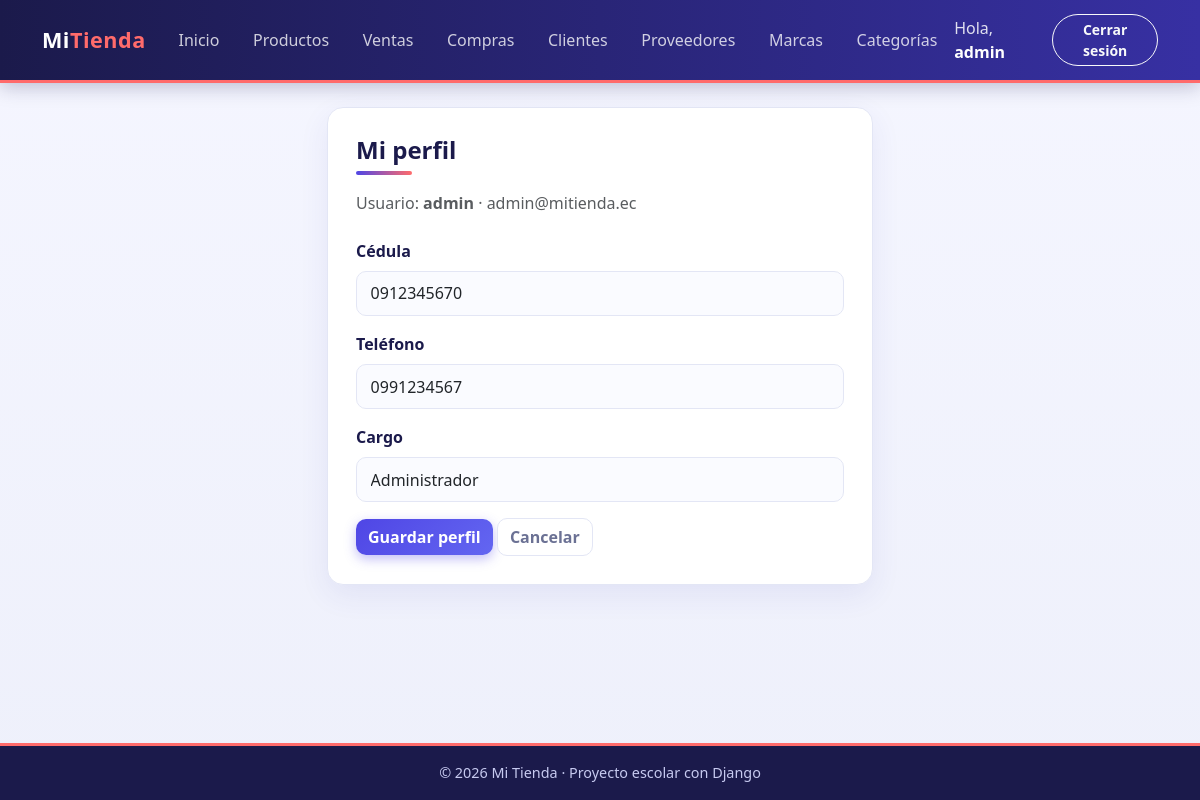
Screenshot of /facturacion/mi-perfil/ (signed in) with the database file from the repository.
### facturacion/models.py (models this page shows, shortened)
class ModeloBase(models.Model):
    user = models.ForeignKey(                    # 1:N con User: un usuario registra muchos registros
        User,
        on_delete=models.SET_NULL,               # Si borran al usuario, el registro se queda con user vacío
        null=True,                               # SET_NULL necesita que la columna acepte NULL
        blank=True,
        editable=False,                          # No aparece en formularios: lo llena la VISTA, no la persona
        related_name="%(class)s_registrados",    # %(class)s = nombre del modelo → user.producto_registrados
        verbose_name="Registrado por",
    )
    fecha_creacion = models.DateTimeField("Fecha de creación", auto_now_add=True)   # Se llena sola al CREAR
    fecha_modificacion = models.DateTimeField("Última modificación", auto_now=True) # Se actualiza sola en CADA save()
    class Meta:
        abstract = True                          # ← LA CLAVE: modelo "molde", sin tabla propia

class Perfil(ModeloBase):
    usuario = models.OneToOneField(User, on_delete=models.CASCADE, related_name="perfil")
    cedula = models.CharField("Cédula", max_length=10, blank=True)
    telefono = models.CharField("Teléfono", max_length=15, blank=True)
    cargo = models.CharField(max_length=50, blank=True)
    class Meta:
        verbose_name = "Perfil"
        verbose_name_plural = "Perfiles"

### facturacion/views.py (the view)
# urls.py: path("mi-perfil/", views.MiPerfilView.as_view(), name="mi_perfil"),
class MiPerfilView(LoginRequiredMixin, UsuarioRegistroMixin, SuccessMessageMixin, UpdateView):
    model = Perfil
    form_class = PerfilForm
    template_name = "facturacion/mi_perfil.html"
    success_url = reverse_lazy("facturacion:mi_perfil")    # se queda en la misma página al guardar
    success_message = "Tu perfil se actualizó."
    extra_context = {"titulo": "Mi perfil", "boton": "Guardar perfil"}
    def get_object(self, queryset=None):                   # en vez de buscar por pk en la URL...
        perfil, creado = Perfil.objects.get_or_create(usuario=self.request.user)   # ...el del usuario conectado
        return perfil                                      # (si aún no tenía perfil, se crea vacío)

### facturacion/forms.py (shortened to what this page needs)
class PerfilForm(forms.ModelForm):
    class Meta:
        model = Perfil
        fields = ["cedula", "telefono", "cargo"]       # "usuario" NO va: siempre es quien tiene la sesión
        widgets = {
            "cedula": forms.TextInput(attrs={"class": "form-control", "maxlength": "10"}),
            "telefono": forms.TextInput(attrs={"class": "form-control"}),
            "cargo": forms.TextInput(attrs={"class": "form-control", "placeholder": "Ej: Vendedor"}),
        }

### facturacion/templates/facturacion/mi_perfil.html (shortened to what this page needs)
{% extends "base.html" %}
{% block contenido %}
<div class="row justify-content-center">
    <div class="col-lg-6">
        <div class="tarjeta">
            <h1 class="h4 titulo-pagina mb-3">{{ titulo }}</h1>
            <p class="text-muted mb-4">Usuario: <b>{{ user.username }}</b>{% if user.email %} · {{ user.email }}{% endif %}</p>
            <form method="post" novalidate>
                {% for campo in form %}
                    <div class="mb-3">
                        <label class="form-label fw-semibold" for="{{ campo.id_for_label }}">{{ campo.label }}</label>
                        {{ campo }}
                    </div>
                {% endfor %}
                <button type="submit" class="btn btn-principal">{{ boton }}</button>
                <a href="{% url 'home' %}" class="btn btn-outline-secondary">Cancelar</a>
            </form>
        </div>
    </div>
</div>
{% endblock %}

### templates/base.html (shortened to what this page needs)
{% load static %}
<!DOCTYPE html>
<html lang="es">
<head>
    <link href="https://cdn.jsdelivr.net/npm/bootstrap@5.3.3/dist/css/bootstrap.min.css" rel="stylesheet">
    <link rel="stylesheet" href="{% static 'css/estilos.css' %}">
</head>
<body>
    <nav class="navbar navbar-expand-lg navbar-dark barra">
        <div class="container">
            <a class="navbar-brand fw-bold" href="{% url 'home' %}">Mi<span class="text-warning">Tienda</span></a>
            <div class="collapse navbar-collapse" id="menu">
                <ul class="navbar-nav me-auto">
                    <li class="nav-item"><a class="nav-link" href="{% url 'home' %}">Inicio</a></li>
                    {% if user.is_authenticated %}
                        <li class="nav-item"><a class="nav-link" href="{% url 'facturacion:producto_lista' %}">Productos</a></li>
                        <li class="nav-item"><a class="nav-link" href="{% url 'facturacion:venta_lista' %}">Ventas</a></li>
                        <li class="nav-item"><a class="nav-link" href="{% url 'facturacion:compra_lista' %}">Compras</a></li>
                        <li class="nav-item"><a class="nav-link" href="{% url 'facturacion:cliente_lista' %}">Clientes</a></li>
                        <li class="nav-item"><a class="nav-link" href="{% url 'facturacion:proveedor_lista' %}">Proveedores</a></li>
                        <li class="nav-item"><a class="nav-link" href="{% url 'facturacion:marca_lista' %}">Marcas</a></li>
                        <li class="nav-item"><a class="nav-link" href="{% url 'facturacion:categoria_lista' %}">Categorías</a></li>
                    {% endif %}
                </ul>
                <ul class="navbar-nav align-items-lg-center gap-2">
                    {% if user.is_authenticated %}
                        <li class="nav-item navbar-text">Hola, <a href="{% url 'facturacion:mi_perfil' %}" class="text-white fw-bold text-decoration-none">{{ user.username }}</a></li>
                        <li class="nav-item">
                            <form method="post" action="{% url 'logout' %}" class="m-0">
                                <button type="submit" class="btn btn-sm btn-outline-light">Cerrar sesión</button>
                            </form>
                        </li>
                    {% else %}
                        <li class="nav-item"><a class="nav-link" href="{% url 'login' %}">Ingresar</a></li>
                        <li class="nav-item"><a class="btn btn-sm btn-warning" href="{% url 'registro' %}">Crear cuenta</a></li>
                    {% endif %}
                </ul>
            </div>
        </div>
    </nav>
    <main class="container py-4">
        {% block contenido %}{% endblock %}
    </main>
    <footer class="pie text-center py-3">© 2026 Mi Tienda · Proyecto escolar con Django</footer>
</body>
</html>

### static/css/estilos.css (style rules this page uses)
:root { --indigo-900: #1b1a4b; --indigo-700: #3730a3; --indigo-600: #4f46e5; --indigo-500: #6366f1; --indigo-50: #eef2ff; --coral: #ff6b6b; --texto: #1f2340; --texto-suave:#6b7194; --borde: #e3e6f5; --radio: 16px; }
body { font-family: "Segoe UI", system-ui, -apple-system, Roboto, "Helvetica Neue", Arial, sans-serif; color: var(--texto); background: linear-gradient(180deg, #f5f6ff 0%, #eef0fb 100%); background-attachment: fixed; min-height: 100vh; display: flex; flex-direction: column; }
main { flex: 1; }
.barra { background: linear-gradient(90deg, var(--indigo-900), var(--indigo-700)); box-shadow: 0 4px 18px rgba(27, 26, 75, .25); border-bottom: 3px solid var(--coral); }
.barra .navbar-brand { letter-spacing: .5px; font-size: 1.35rem; }
.barra .text-warning { color: var(--coral) !important; }
.barra .nav-link { color: rgba(255, 255, 255, .78); border-radius: 999px; padding: .4rem .95rem !important; margin: 0 .1rem; transition: background-color .2s, color .2s; }
.barra .btn-outline-light { border-radius: 999px; }
.titulo-pagina { position: relative; padding-bottom: 10px; font-weight: 700; color: var(--indigo-900); }
.titulo-pagina::after { content: ""; position: absolute; left: 0; bottom: 0; width: 56px; height: 4px; border-radius: 4px; background: linear-gradient(90deg, var(--indigo-600), var(--coral)); }
.tarjeta { background-color: #fff; border: 1px solid var(--borde); border-radius: var(--radio); padding: 28px; box-shadow: 0 10px 30px rgba(55, 48, 163, .08); }
.btn { border-radius: 10px; font-weight: 600; transition: all .2s ease; }
.btn-principal { background: linear-gradient(135deg, var(--indigo-600), var(--indigo-500)); color: #fff; border: 0; box-shadow: 0 4px 12px rgba(79, 70, 229, .35); }
.btn-outline-secondary { color: var(--texto-suave); border-color: var(--borde); background: #fff; }
.form-label { font-weight: 600; color: var(--indigo-900); }
.form-control, .form-select { border: 1.5px solid var(--borde); border-radius: 10px; padding: .6rem .85rem; background-color: #fafbff; }
.pie { background: var(--indigo-900); color: #c7caf0; font-size: .9rem; border-top: 3px solid var(--coral); }
.barra .navbar-text { color: rgba(255, 255, 255, .85); }

### rows the page displays
Perfil: form "0912345670" "0991234567" "Administrador"

### other values shown
{{ user.username }} "admin"
{{ titulo }} "Mi perfil"
{{ user.email }} "admin@mitienda.ec"
{{ campo.label }} "Cédula" "Teléfono" "Cargo"
{{ boton }} "Guardar perfil"
